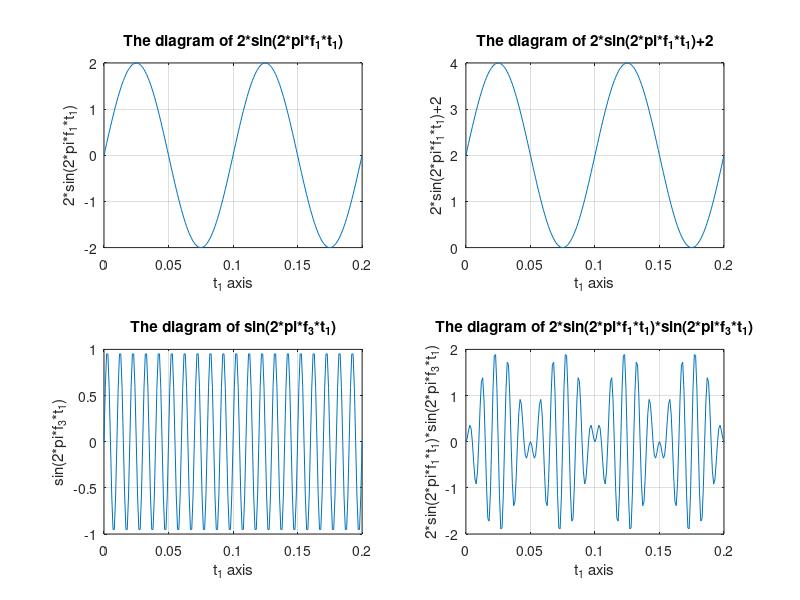

Here is the MATLAB script that generated this plot:
clear
clc

subplot(2,2,1)
f_1=10
t_1=0:1/f_1/100:2*1/f_1
x_1= 2*sin(2*pi*f_1*t_1)
plot(t_1,x_1)
axis([0 2*1/f_1 -2 2])
title('The diagram of 2*sin(2*pi*f_1*t_1)')
xlabel('t_1 axis')
grid on
ylabel('2*sin(2*pi*f_1*t_1)')

subplot(2,2,2)
x_2= 2+x_1
plot(t_1,x_2)
axis([0 2*1/f_1 0 4])
title('The diagram of 2*sin(2*pi*f_1*t_1)+2')
grid on
xlabel('t_1 axis')
ylabel('2*sin(2*pi*f_1*t_1)+2')

subplot(2,2,3)
f_3=10*f_1
t_1=0:1/f_1/100:2*1/f_1
x_3= sin(2*pi*f_3*t_1)
plot(t_1,x_3)
title('The diagram of sin(2*pi*f_3*t_1)')
xlabel('t_1 axis')
ylabel('sin(2*pi*f_3*t_1)')
grid on
axis([0 2*1/f_1 -1 1])

subplot(2,2,4)
x_4=x_1.*x_3
plot(t_1,x_4)
title('The diagram of 2*sin(2*pi*f_1*t_1)*sin(2*pi*f_3*t_1)')
xlabel('t_1 axis')
ylabel('2*sin(2*pi*f_1*t_1)*sin(2*pi*f_3*t_1)')
grid on
axis([0 2*1/f_1 -2 2])

% result
% 2*sin(2*pi*f_1*t_1)*sin(2*pi*f_3*t_1) function should be negative part
% and postive part. In addition, in(2*pi*f_3*t_1) is a high frequency
% component of x_4(t).
